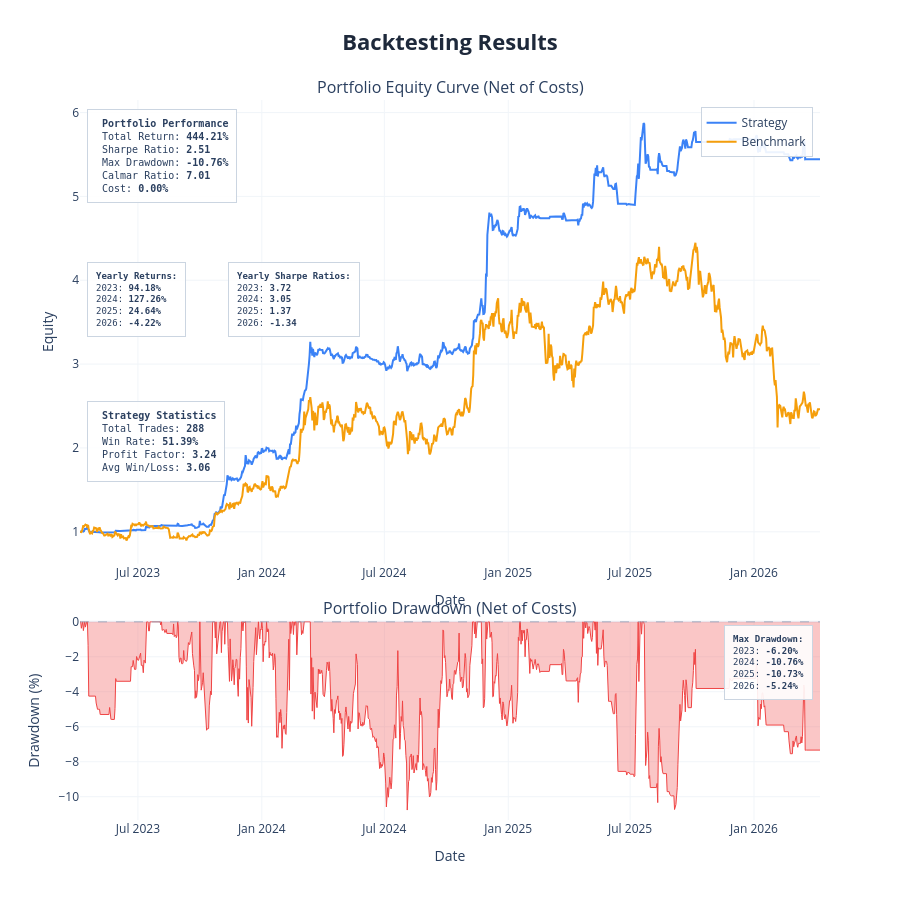

Here is the notebook cell this chart was saved with:
### Markdown cell above
---
## Portfolio Performance
| Parameter | Description |
|---|---|
| `show_coins` | Subset of coins to include in the visual plot. Use `None` to show all|
| `weights` | Manual allocation per coin (e.g., {'BTC': 0.4, ...}). Defaults to Equal-Weight if `None` |
| `benchmark` | `{'BTC': oos_df}` or multi-coin dict for B&H benchmark. `None` = equal-weight B&H of show_coins|

Per coin statistics also printed as table below.

### Code cell
SHOW_COINS = ['ETH', 'XRP', 'AVAX', 'SOL', 'BNB','BTC']   # or list(coin_dfs.keys())

metrics = plot_portfolio_oos(
    coin_dfs   = coin_dfs_exec,
    #weights =  {'BTC': 0.4, 'ETH': 0.3, ...},
    show_coins = SHOW_COINS,
    benchmark  = {'BTC': coin_dfs['BTC']},   # benchmark always uses original close
    show       = True,
    save_html  = None,
)


# ── per-coin trade statistics table ──────────────────────────────────────────
print(f'\n── Per-Coin Trade Statistics  |  Scenario: {label} ──')
print(f'  {"Coin":<6} {"Trades":>7} {"Win Rate":>10} {"Prof.Factor":>13} {"Avg W/L":>9}')
print(f'  {"─"*6} {"─"*7} {"─"*10} {"─"*13} {"─"*9}')

for coin in SHOW_COINS:
    t = metrics['coin_trade_stats'].get(coin, None)
    if t is None or len(t) == 0:
        print(f'  {coin:<6} {"0":>7} {"—":>10} {"—":>13} {"—":>9}')
        continue
    n      = len(t)
    wins   = t[t['pnl'] > 0]
    losses = t[t['pnl'] < 0]
    wr     = len(wins) / n if n else 0.0
    gp     = wins['pnl'].sum()
    gl     = abs(losses['pnl'].sum())
    pf     = gp / gl if gl > 0 else 0.0
    aw     = wins['pnl'].mean()        if len(wins)   > 0 else 0.0
    al     = abs(losses['pnl'].mean()) if len(losses) > 0 else 0.0
    awl    = aw / al                   if al          > 0 else 0.0
    print(f'  {coin:<6} {n:>7} {wr*100:>9.1f}% {pf:>13.2f} {awl:>9.2f}')

### Figure 1 — Plotly figure (JSON) as saved in the notebook; plotly's stock layout.template omitted (floating-point values rounded to 4 significant figures; data arrays with more than 128 entries replaced by an {"elided": "..."} marker saying what was removed)
{"data": [{"hovertemplate": "<b>Strategy</b><br>Date: %{x}<br>Equity: %{y:.4f}<extra></extra>", "line": {"color": "#3b82f6", "width": 2}, "mode": "lines", "name": "Strategy", "type": "scatter", "x": {"elided": "1100 str values"}, "xaxis": "x", "y": {"elided": "1100 float values"}, "yaxis": "y"}, {"hovertemplate": "<b>Benchmark</b><br>Date: %{x}<br>Equity: %{y:.4f}<extra></extra>", "line": {"color": "#f59e0b", "width": 2}, "mode": "lines", "name": "Benchmark", "type": "scatter", "x": {"elided": "1100 str values"}, "xaxis": "x", "y": {"elided": "1100 float values"}, "yaxis": "y"}, {"fill": "tozeroy", "fillcolor": "rgba(239, 68, 68, 0.3)", "hovertemplate": "<b>Drawdown</b><br>Date: %{x}<br>Drawdown: %{y:.2f}%<extra></extra>", "line": {"color": "#ef4444", "width": 1}, "mode": "lines", "name": "Drawdown", "showlegend": false, "type": "scatter", "x": {"elided": "1100 str values"}, "xaxis": "x2", "y": {"elided": "1100 float values"}, "yaxis": "y2"}], "layout": {"annotations": [{"font": {"size": 16}, "showarrow": false, "text": "Portfolio Equity Curve (Net of Costs)", "x": 0.5, "xanchor": "center", "xref": "paper", "y": 1, "yanchor": "bottom", "yref": "paper"}, {"font": {"size": 16}, "showarrow": false, "text": "Portfolio Drawdown (Net of Costs)", "x": 0.5, "xanchor": "center", "xref": "paper", "y": 0.276, "yanchor": "bottom", "yref": "paper"}, {"align": "left", "bgcolor": "rgba(255, 255, 255, 0.9)", "bordercolor": "#cbd5e1", "borderpad": 8, "borderwidth": 1, "font": {"family": "monospace", "size": 10}, "showarrow": false, "text": "\n<b>Portfolio Performance</b><br>\nTotal Return: <b>444.21%</b><br>\nSharpe Ratio: <b>2.51</b><br>\nMax Drawdown: <b>-10.76%</b><br>\nCalmar Ratio: <b>7.01</b><br>\nCost: <b>0.00%</b>\n", "x": 0.01, "xanchor": "left", "xref": "x domain", "y": 0.98, "yanchor": "top", "yref": "y domain"}, {"align": "left", "bgcolor": "rgba(255, 255, 255, 0.9)", "bordercolor": "#cbd5e1", "borderpad": 8, "borderwidth": 1, "font": {"family": "monospace", "size": 9}, "showarrow": false, "text": "<b>Yearly Returns:</b><br>2023: <b>94.18%</b><br>2024: <b>127.26%</b><br>2025: <b>24.64%</b><br>2026: <b>-4.22%</b><br>", "x": 0.01, "xanchor": "left", "xref": "x domain", "y": 0.65, "yanchor": "top", "yref": "y domain"}, {"align": "left", "bgcolor": "rgba(255, 255, 255, 0.9)", "bordercolor": "#cbd5e1", "borderpad": 8, "borderwidth": 1, "font": {"family": "monospace", "size": 9}, "showarrow": false, "text": "<b>Yearly Sharpe Ratios:</b><br>2023: <b>3.72</b><br>2024: <b>3.05</b><br>2025: <b>1.37</b><br>2026: <b>-1.34</b><br>", "x": 0.2, "xanchor": "left", "xref": "x domain", "y": 0.65, "yanchor": "top", "yref": "y domain"}, {"align": "left", "bgcolor": "rgba(255, 255, 255, 0.9)", "bordercolor": "#cbd5e1", "borderpad": 8, "borderwidth": 1, "font": {"family": "monospace", "size": 10}, "showarrow": false, "text": "\n<b>Strategy Statistics</b><br>\nTotal Trades: <b>288</b><br>\nWin Rate: <b>51.39%</b><br>\nProfit Factor: <b>3.24</b><br>\nAvg Win/Loss: <b>3.06</b>\n", "x": 0.01, "xanchor": "left", "xref": "x domain", "y": 0.35, "yanchor": "top", "yref": "y domain"}, {"align": "left", "bgcolor": "rgba(255, 255, 255, 0.9)", "bordercolor": "#cbd5e1", "borderpad": 8, "borderwidth": 1, "font": {"family": "monospace", "size": 9}, "showarrow": false, "text": "<b>Max Drawdown:</b><br>2023: <b>-6.20%</b><br>2024: <b>-10.76%</b><br>2025: <b>-10.73%</b><br>2026: <b>-5.24%</b><br>", "x": 0.99, "xanchor": "right", "xref": "x2 domain", "y": 0.98, "yanchor": "top", "yref": "y2 domain"}], "height": 900, "hovermode": "x unified", "legend": {"bgcolor": "rgba(255,255,255,0.9)", "bordercolor": "#cbd5e1", "borderwidth": 1, "x": 0.99, "xanchor": "right", "y": 0.99, "yanchor": "top"}, "shapes": [{"line": {"color": "#94a3b8", "dash": "dash", "width": 1}, "type": "line", "x0": 0, "x1": 1, "xref": "x2 domain", "y0": 0, "y1": 0, "yref": "y2"}], "showlegend": true, "title": {"font": {"color": "#1E293B", "size": 22}, "text": "<b>Backtesting Results</b>", "x": 0.5, "xanchor": "center"}, "xaxis": {"anchor": "y", "domain": [0, 1], "gridcolor": "#f1f5f9", "gridwidth": 1, "showgrid": true, "title": {"text": "Date"}}, "xaxis2": {"anchor": "y2", "domain": [0, 1], "gridcolor": "#f1f5f9", "gridwidth": 1, "showgrid": true, "title": {"text": "Date"}}, "yaxis": {"anchor": "x", "domain": [0.356, 1], "gridcolor": "#f1f5f9", "gridwidth": 1, "showgrid": true, "title": {"text": "Equity"}}, "yaxis2": {"anchor": "x2", "domain": [0, 0.276], "gridcolor": "#f1f5f9", "gridwidth": 1, "showgrid": true, "title": {"text": "Drawdown (%)"}}}}
